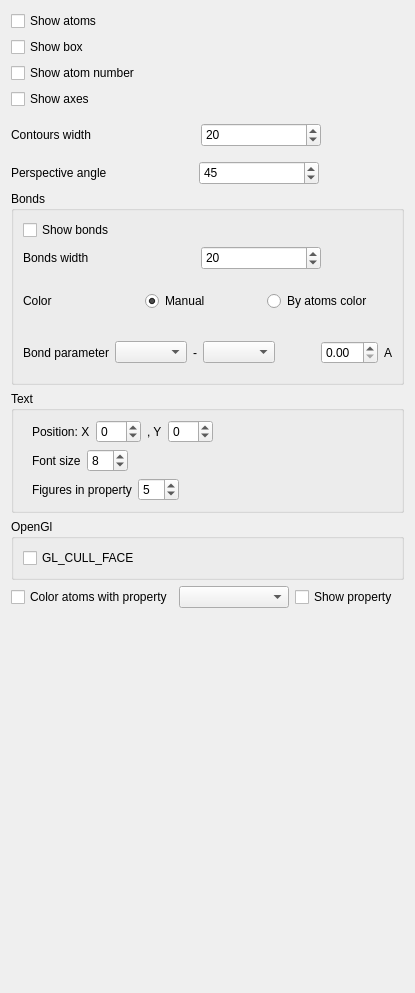
          <widget class="QWidget" name="tab_32">
           <attribute name="title">
            <string>View 3D</string>
           </attribute>
           <layout class="QVBoxLayout" name="verticalLayout_31">
            <item>
             <widget class="QCheckBox" name="FormSettingsViewCheckShowAtoms">
              <property name="enabled">
               <bool>true</bool>
              </property>
              <property name="text">
               <string>Show atoms</string>
              </property>
             </widget>
            </item>
            <item>
             <widget class="QCheckBox" name="FormSettingsViewCheckShowBox">
              <property name="styleSheet">
               <string notr="true"/>
              </property>
              <property name="text">
               <string>Show box</string>
              </property>
             </widget>
            </item>
            <item>
             <widget class="QCheckBox" name="FormSettingsViewCheckShowAtomNumber">
              <property name="enabled">
               <bool>true</bool>
              </property>
              <property name="text">
               <string>Show atom number</string>
              </property>
             </widget>
            </item>
            <item>
             <widget class="QCheckBox" name="FormSettingsViewCheckShowAxes">
              <property name="text">
               <string>Show axes</string>
              </property>
             </widget>
            </item>
            <item>
             <widget class="QFrame" name="frame_70">
              <property name="minimumSize">
               <size>
                <width>0</width>
                <height>40</height>
               </size>
              </property>
              <property name="frameShape">
               <enum>QFrame::NoFrame</enum>
              </property>
              <property name="frameShadow">
               <enum>QFrame::Raised</enum>
              </property>
              <layout class="QHBoxLayout" name="horizontalLayout_62">
               <property name="leftMargin">
                <number>0</number>
               </property>
               <property name="topMargin">
                <number>0</number>
               </property>
               <property name="rightMargin">
                <number>0</number>
               </property>
               <property name="bottomMargin">
                <number>0</number>
               </property>
               <item>
                <widget class="QLabel" name="label_43">
                 <property name="minimumSize">
                  <size>
                   <width>100</width>
                   <height>0</height>
                  </size>
                 </property>
                 <property name="text">
                  <string>Contours width</string>
                 </property>
                </widget>
               </item>
               <item>
                <spacer name="horizontalSpacer_55">
                 <property name="orientation">
                  <enum>Qt::Horizontal</enum>
                 </property>
                 <property name="sizeHint" stdset="0">
                  <size>
                   <width>40</width>
                   <height>20</height>
                  </size>
                 </property>
                </spacer>
               </item>
               <item>
                <widget class="QSpinBox" name="FormSettingsViewSpinContourWidth">
                 <property name="minimumSize">
                  <size>
                   <width>120</width>
                   <height>24</height>
                  </size>
                 </property>
                 <property name="maximumSize">
                  <size>
                   <width>120</width>
                   <height>24</height>
                  </size>
                 </property>
                 <property name="value">
                  <number>20</number>
                 </property>
                </widget>
               </item>
               <item>
                <spacer name="horizontalSpacer_31">
                 <property name="orientation">
                  <enum>Qt::Horizontal</enum>
                 </property>
                 <property name="sizeHint" stdset="0">
                  <size>
                   <width>40</width>
                   <height>20</height>
                  </size>
                 </property>
                </spacer>
               </item>
              </layout>
             </widget>
            </item>
            <item>
             <widget class="QFrame" name="frame_131">
              <property name="minimumSize">
               <size>
                <width>0</width>
                <height>0</height>
               </size>
              </property>
              <property name="frameShape">
               <enum>QFrame::NoFrame</enum>
              </property>
              <property name="frameShadow">
               <enum>QFrame::Raised</enum>
              </property>
              <layout class="QHBoxLayout" name="horizontalLayout_100">
               <property name="leftMargin">
                <number>0</number>
               </property>
               <property name="topMargin">
                <number>0</number>
               </property>
               <property name="rightMargin">
                <number>0</number>
               </property>
               <property name="bottomMargin">
                <number>0</number>
               </property>
               <item>
                <widget class="QLabel" name="label_105">
                 <property name="text">
                  <string>Perspective angle</string>
                 </property>
                </widget>
               </item>
               <item>
                <spacer name="horizontalSpacer_113">
                 <property name="orientation">
                  <enum>Qt::Horizontal</enum>
                 </property>
                 <property name="sizeHint" stdset="0">
                  <size>
                   <width>61</width>
                   <height>20</height>
                  </size>
                 </property>
                </spacer>
               </item>
               <item>
                <widget class="QSpinBox" name="spin_perspective_angle">
                 <property name="minimumSize">
                  <size>
                   <width>120</width>
                   <height>24</height>
                  </size>
                 </property>
                 <property name="maximumSize">
                  <size>
                   <width>120</width>
                   <height>24</height>
                  </size>
                 </property>
                 <property name="maximum">
                  <number>90</number>
                 </property>
                 <property name="value">
                  <number>45</number>
                 </property>
                </widget>
               </item>
               <item>
                <spacer name="horizontalSpacer_112">
                 <property name="orientation">
                  <enum>Qt::Horizontal</enum>
                 </property>
                 <property name="sizeHint" stdset="0">
                  <size>
                   <width>61</width>
                   <height>20</height>
                  </size>
                 </property>
                </spacer>
               </item>
              </layout>
             </widget>
            </item>
            <item>
             <widget class="QGroupBox" name="groupBox">
              <property name="minimumSize">
               <size>
                <width>0</width>
                <height>0</height>
               </size>
              </property>
              <property name="title">
               <string>Bonds</string>
              </property>
              <layout class="QVBoxLayout" name="verticalLayout_68">
               <item>
                <widget class="QCheckBox" name="FormSettingsViewCheckShowBonds">
                 <property name="text">
                  <string>Show bonds</string>
                 </property>
                </widget>
               </item>
               <item>
                <widget class="QFrame" name="frame_68">
                 <property name="minimumSize">
                  <size>
                   <width>200</width>
                   <height>0</height>
                  </size>
                 </property>
                 <property name="frameShape">
                  <enum>QFrame::NoFrame</enum>
                 </property>
                 <property name="frameShadow">
                  <enum>QFrame::Raised</enum>
                 </property>
                 <layout class="QHBoxLayout" name="horizontalLayout_60">
                  <property name="leftMargin">
                   <number>0</number>
                  </property>
                  <property name="topMargin">
                   <number>0</number>
                  </property>
                  <property name="rightMargin">
                   <number>0</number>
                  </property>
                  <property name="bottomMargin">
                   <number>0</number>
                  </property>
                  <item>
                   <widget class="QLabel" name="label_22">
                    <property name="minimumSize">
                     <size>
                      <width>100</width>
                      <height>0</height>
                     </size>
                    </property>
                    <property name="text">
                     <string>Bonds width</string>
                    </property>
                   </widget>
                  </item>
                  <item>
                   <spacer name="horizontalSpacer_54">
                    <property name="orientation">
                     <enum>Qt::Horizontal</enum>
                    </property>
                    <property name="sizeHint" stdset="0">
                     <size>
                      <width>40</width>
                      <height>20</height>
                     </size>
                    </property>
                   </spacer>
                  </item>
                  <item>
                   <widget class="QSpinBox" name="FormSettingsViewSpinBondWidth">
                    <property name="minimumSize">
                     <size>
                      <width>120</width>
                      <height>24</height>
                     </size>
                    </property>
                    <property name="maximumSize">
                     <size>
                      <width>120</width>
                      <height>24</height>
                     </size>
                    </property>
                    <property name="value">
                     <number>20</number>
                    </property>
                   </widget>
                  </item>
                  <item>
                   <spacer name="horizontalSpacer_30">
                    <property name="orientation">
                     <enum>Qt::Horizontal</enum>
                    </property>
                    <property name="sizeHint" stdset="0">
                     <size>
                      <width>40</width>
                      <height>20</height>
                     </size>
                    </property>
                   </spacer>
                  </item>
                 </layout>
                </widget>
               </item>
               <item>
                <widget class="QFrame" name="frame_114">
                 <property name="minimumSize">
                  <size>
                   <width>0</width>
                   <height>50</height>
                  </size>
                 </property>
                 <property name="frameShape">
                  <enum>QFrame::NoFrame</enum>
                 </property>
                 <property name="frameShadow">
                  <enum>QFrame::Raised</enum>
                 </property>
                 <layout class="QHBoxLayout" name="horizontalLayout_116">
                  <property name="leftMargin">
                   <number>0</number>
                  </property>
                  <item>
                   <widget class="QLabel" name="label_83">
                    <property name="minimumSize">
                     <size>
                      <width>100</width>
                      <height>0</height>
                     </size>
                    </property>
                    <property name="text">
                     <string>Color</string>
                    </property>
                   </widget>
                  </item>
                  <item>
                   <widget class="QRadioButton" name="FormSettingsViewRadioColorBondsManual">
                    <property name="text">
                     <string>Manual</string>
                    </property>
                    <property name="checked">
                     <bool>true</bool>
                    </property>
                   </widget>
                  </item>
                  <item>
                   <widget class="QRadioButton" name="FormSettingsViewRadioColorBondsByAtoms">
                    <property name="text">
                     <string>By atoms color</string>
                    </property>
                   </widget>
                  </item>
                 </layout>
                </widget>
               </item>
               <item>
                <widget class="QFrame" name="frame_106">
                 <property name="frameShape">
                  <enum>QFrame::NoFrame</enum>
                 </property>
                 <property name="frameShadow">
                  <enum>QFrame::Raised</enum>
                 </property>
                 <layout class="QHBoxLayout" name="horizontalLayout_110">
                  <property name="leftMargin">
                   <number>0</number>
                  </property>
                  <property name="rightMargin">
                   <number>0</number>
                  </property>
                  <item>
                   <widget class="QLabel" name="label_2">
                    <property name="text">
                     <string>Bond parameter</string>
                    </property>
                   </widget>
                  </item>
                  <item>
                   <widget class="QComboBox" name="FormAtomsList1"/>
                  </item>
                  <item>
                   <widget class="QLabel" name="label_31">
                    <property name="text">
                     <string>-</string>
                    </property>
                   </widget>
                  </item>
                  <item>
                   <widget class="QComboBox" name="FormAtomsList2"/>
                  </item>
                  <item>
                   <spacer name="horizontalSpacer_76">
                    <property name="orientation">
                     <enum>Qt::Horizontal</enum>
                    </property>
                    <property name="sizeHint" stdset="0">
                     <size>
                      <width>40</width>
                      <height>20</height>
                     </size>
                    </property>
                   </spacer>
                  </item>
                  <item>
                   <widget class="QDoubleSpinBox" name="FormBondLenSpinBox">
                    <property name="readOnly">
                     <bool>false</bool>
                    </property>
                    <property name="singleStep">
                     <double>0.100000000000000</double>
                    </property>
                   </widget>
                  </item>
                  <item>
                   <widget class="QLabel" name="label_30">
                    <property name="text">
                     <string>A</string>
                    </property>
                   </widget>
                  </item>
                 </layout>
                </widget>
               </item>
              </layout>
             </widget>
            </item>
            <item>
             <widget class="QGroupBox" name="groupBox_29">
              <property name="minimumSize">
               <size>
                <width>0</width>
                <height>0</height>
               </size>
              </property>
              <property name="title">
               <string>Text</string>
              </property>
              <layout class="QVBoxLayout" name="verticalLayout_107">
               <item>
                <widget class="QFrame" name="frame_165">
                 <property name="frameShape">
                  <enum>QFrame::NoFrame</enum>
                 </property>
                 <property name="frameShadow">
                  <enum>QFrame::Raised</enum>
                 </property>
                 <layout class="QHBoxLayout" name="horizontalLayout_179">
                  <property name="topMargin">
                   <number>0</number>
                  </property>
                  <property name="bottomMargin">
                   <number>0</number>
                  </property>
                  <item>
                   <widget class="QLabel" name="label_132">
                    <property name="text">
                     <string>Position: X</string>
                    </property>
                   </widget>
                  </item>
                  <item>
                   <widget class="QSpinBox" name="property_shift_x">
                    <property name="minimum">
                     <number>-99</number>
                    </property>
                   </widget>
                  </item>
                  <item>
                   <widget class="QLabel" name="label_133">
                    <property name="text">
                     <string>, Y</string>
                    </property>
                   </widget>
                  </item>
                  <item>
                   <widget class="QSpinBox" name="property_shift_y">
                    <property name="minimum">
                     <number>-99</number>
                    </property>
                   </widget>
                  </item>
                  <item>
                   <spacer name="horizontalSpacer_125">
                    <property name="orientation">
                     <enum>Qt::Horizontal</enum>
                    </property>
                    <property name="sizeHint" stdset="0">
                     <size>
                      <width>126</width>
                      <height>20</height>
                     </size>
                    </property>
                   </spacer>
                  </item>
                 </layout>
                </widget>
               </item>
               <item>
                <widget class="QFrame" name="frame_164">
                 <property name="minimumSize">
                  <size>
                   <width>0</width>
                   <height>0</height>
                  </size>
                 </property>
                 <property name="frameShape">
                  <enum>QFrame::NoFrame</enum>
                 </property>
                 <property name="frameShadow">
                  <enum>QFrame::Raised</enum>
                 </property>
                 <layout class="QHBoxLayout" name="horizontalLayout_180">
                  <property name="topMargin">
                   <number>0</number>
                  </property>
                  <property name="bottomMargin">
                   <number>0</number>
                  </property>
                  <item>
                   <widget class="QLabel" name="label_90">
                    <property name="text">
                     <string>Font size</string>
                    </property>
                   </widget>
                  </item>
                  <item>
                   <widget class="QSpinBox" name="font_size_3d">
                    <property name="value">
                     <number>8</number>
                    </property>
                   </widget>
                  </item>
                  <item>
                   <spacer name="horizontalSpacer_83">
                    <property name="orientation">
                     <enum>Qt::Horizontal</enum>
                    </property>
                    <property name="sizeHint" stdset="0">
                     <size>
                      <width>239</width>
                      <height>20</height>
                     </size>
                    </property>
                   </spacer>
                  </item>
                 </layout>
                </widget>
               </item>
               <item>
                <widget class="QFrame" name="frame_119">
                 <property name="frameShape">
                  <enum>QFrame::NoFrame</enum>
                 </property>
                 <property name="frameShadow">
                  <enum>QFrame::Raised</enum>
                 </property>
                 <layout class="QHBoxLayout" name="horizontalLayout_122">
                  <property name="topMargin">
                   <number>0</number>
                  </property>
                  <property name="bottomMargin">
                   <number>0</number>
                  </property>
                  <item>
                   <widget class="QLabel" name="label_81">
                    <property name="text">
                     <string>Figures in property</string>
                    </property>
                   </widget>
                  </item>
                  <item>
                   <widget class="QSpinBox" name="property_precision">
                    <property name="value">
                     <number>5</number>
                    </property>
                   </widget>
                  </item>
                  <item>
                   <spacer name="horizontalSpacer_99">
                    <property name="orientation">
                     <enum>Qt::Horizontal</enum>
                    </property>
                    <property name="sizeHint" stdset="0">
                     <size>
                      <width>182</width>
                      <height>20</height>
                     </size>
                    </property>
                   </spacer>
                  </item>
                 </layout>
                </widget>
               </item>
              </layout>
             </widget>
            </item>
            <item>
             <widget class="QGroupBox" name="groupBox_34">
              <property name="minimumSize">
               <size>
                <width>0</width>
                <height>0</height>
               </size>
              </property>
              <property name="title">
               <string>OpenGl</string>
              </property>
              <layout class="QHBoxLayout" name="horizontalLayout_163">
               <item>
                <widget class="QCheckBox" name="OpenGL_GL_CULL_FACE">
                 <property name="enabled">
                  <bool>true</bool>
                 </property>
                 <property name="text">
                  <string>GL_CULL_FACE</string>
                 </property>
                </widget>
               </item>
              </layout>
             </widget>
            </item>
            <item>
             <widget class="QFrame" name="frame_36">
              <property name="frameShape">
               <enum>QFrame::NoFrame</enum>
              </property>
              <property name="frameShadow">
               <enum>QFrame::Raised</enum>
              </property>
              <layout class="QHBoxLayout" name="horizontalLayout_112">
               <property name="leftMargin">
                <number>0</number>
               </property>
               <property name="topMargin">
                <number>0</number>
               </property>
               <property name="rightMargin">
                <number>0</number>
               </property>
               <property name="bottomMargin">
                <number>0</number>
               </property>
               <item>
                <widget class="QCheckBox" name="ColorAtomsProperty">
                 <property name="text">
                  <string>Color atoms with property</string>
                 </property>
                </widget>
               </item>
               <item>
                <widget class="QComboBox" name="PropertyForColorOfAtom"/>
               </item>
               <item>
                <widget class="QCheckBox" name="show_property_text">
                 <property name="text">
                  <string>Show property</string>
                 </property>
                </widget>
               </item>
              </layout>
             </widget>
            </item>
            <item>
             <spacer name="verticalSpacer_9">
              <property name="orientation">
               <enum>Qt::Vertical</enum>
              </property>
              <property name="sizeHint" stdset="0">
               <size>
                <width>20</width>
                <height>374</height>
               </size>
              </property>
             </spacer>
            </item>
           </layout>
          </widget>
